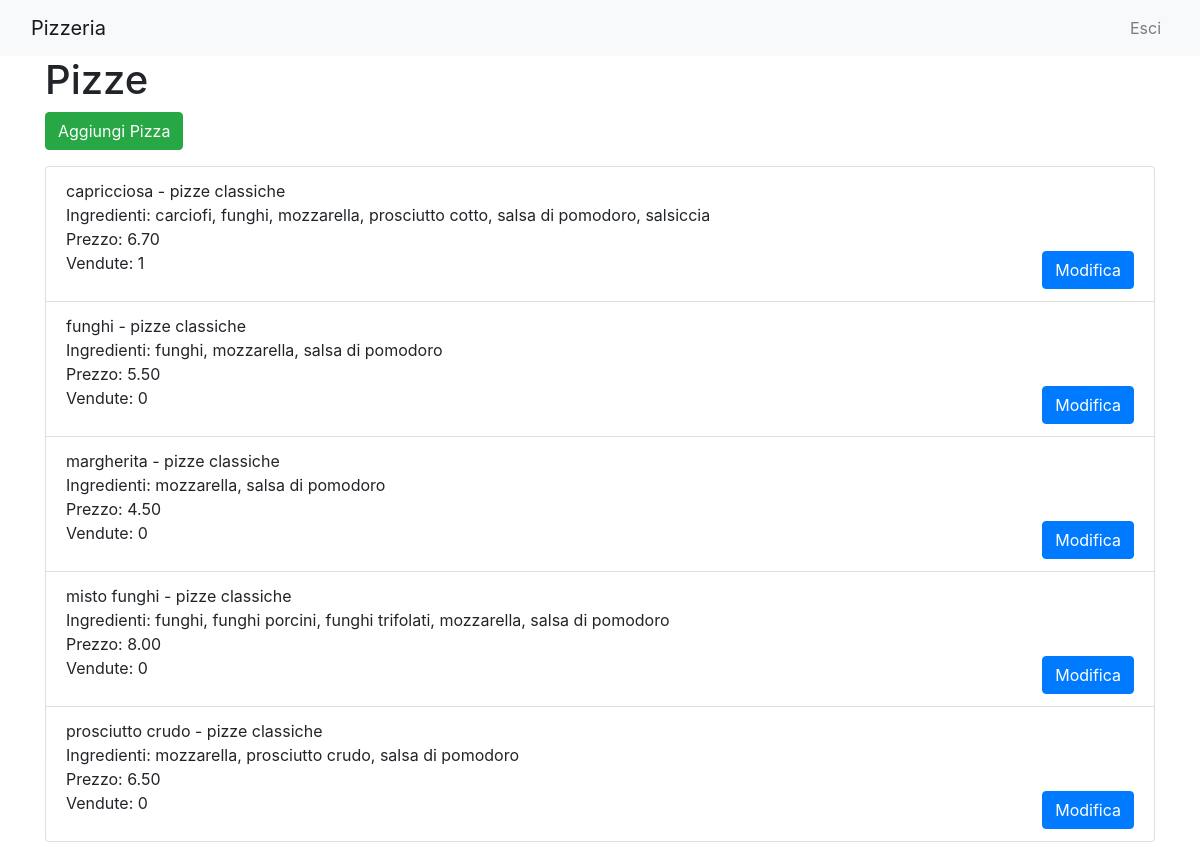
The page /Pizzeria/pizze.php on the database as committed earlier.
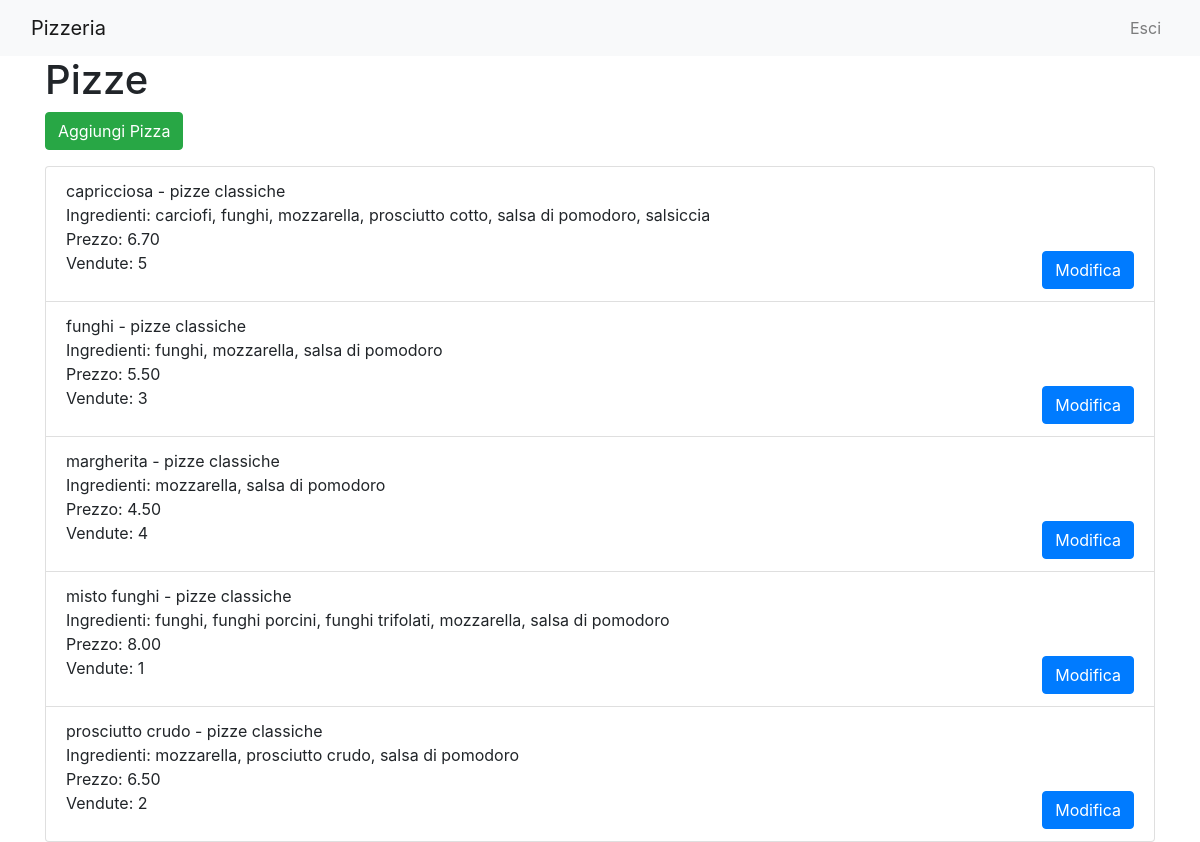
The same page on the database as committed later.
### tables this page shows
CREATE TABLE `pizze` (
  `nome` varchar(45) NOT NULL,
  `prezzo` decimal(4,2) NOT NULL,
  `nomeTipo` varchar(45) NOT NULL,
  `vendute` int(10) UNSIGNED NOT NULL DEFAULT 0
);

### Pizzeria/pizze.php (the view, shortened to what this page needs)
<?php
include_once "html_snippets/navbar.php";
$document_root = $_SERVER['DOCUMENT_ROOT'];
$setup = json_decode(file_get_contents($document_root . '/setup.json'), true);
$servername = 'localhost';
$username = $setup['dbUserName'];
$password = $setup['dbPassword'];
$dbname = $setup['dbName'];
$conn = new mysqli($servername, $username, $password, $dbname);
$sql = "SELECT p.nome, p.prezzo, p.nomeTipo, GROUP_CONCAT(i.nome SEPARATOR ', ') AS ingredienti, p.vendute
        FROM pizze p
        LEFT JOIN composizione c ON p.nome = c.nomePizza
        LEFT JOIN ingredienti i ON c.nomeIngrediente = i.nome
        GROUP BY p.nome";
$result = $conn->query($sql);
?>
<!DOCTYPE html>
<html lang="en">
<head>
    <link href="https://stackpath.bootstrapcdn.com/bootstrap/4.5.2/css/bootstrap.min.css" rel="stylesheet">
</head>
<body>
    <div class="container">
        <h1>Pizze</h1>
        <a href="/add_pizza.php" class="btn btn-success mb-3">Aggiungi Pizza</a>
        <ul class="list-group">
            <?php
            if ($result->num_rows > 0) {
                while($row = $result->fetch_assoc()) {
                    echo '<li class="list-group-item">';
                    echo $row['nome'] . ' - ' . $row['nomeTipo'];
                    echo '<br>Ingredienti: ' . $row['ingredienti'];
                    echo '<br>Prezzo: ' . $row['prezzo'];
                    echo '<br>Vendute: ' . $row['vendute'];
                    echo '<a href="/modify_pizza.php?id=' . $row['nome'] . '" class="btn btn-primary float-right">Modifica</a>';
                    echo '</li>';
                }
            } else {
                echo "No pizzas found";
            }
            ?>
        </ul>
    </div>
</body>
</html>

Rows that differ between the two databases and show on the page:
changed pizze "capricciosa": vendute "1" → "5"
changed pizze "funghi": vendute "0" → "3"
changed pizze "margherita": vendute "0" → "4"
changed pizze "misto funghi": vendute "0" → "1"
changed pizze "prosciutto crudo": vendute "0" → "2"
